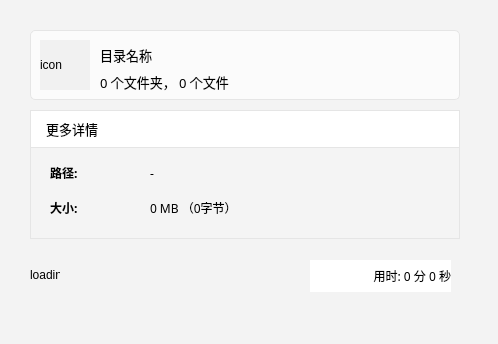
<?xml version="1.0" encoding="UTF-8"?>
<ui version="4.0">
 <class>DirProcess</class>
 <widget class="QDialog" name="DirProcess">
  <property name="geometry">
   <rect>
    <x>0</x>
    <y>0</y>
    <width>498</width>
    <height>344</height>
   </rect>
  </property>
  <property name="windowTitle">
   <string>Dialog</string>
  </property>
  <property name="styleSheet">
   <string notr="true">#DirProcess{
background:#f3f3f3;
}</string>
  </property>
  <widget class="QWidget" name="widget_info" native="true">
   <property name="geometry">
    <rect>
     <x>30</x>
     <y>30</y>
     <width>430</width>
     <height>70</height>
    </rect>
   </property>
   <property name="styleSheet">
    <string notr="true">#widget_info{
background:#FBFBFB;
border-radius:5px;
border:1px solid #E5E5E5;
}</string>
   </property>
   <widget class="QLabel" name="label_icon">
    <property name="geometry">
     <rect>
      <x>10</x>
      <y>10</y>
      <width>50</width>
      <height>50</height>
     </rect>
    </property>
    <property name="styleSheet">
     <string notr="true">#label_icon{
background:#f1f1f1;
}</string>
    </property>
    <property name="text">
     <string>icon</string>
    </property>
   </widget>
   <widget class="QLabel" name="label_dir_name">
    <property name="geometry">
     <rect>
      <x>70</x>
      <y>10</y>
      <width>340</width>
      <height>30</height>
     </rect>
    </property>
    <property name="font">
     <font>
      <family>微软雅黑</family>
      <pointsize>10</pointsize>
     </font>
    </property>
    <property name="styleSheet">
     <string notr="true">#label_dirname{
border:1px solid #ECECEC;
height:25px;
line-height:25px;
border-bottom:1px solid #8B8B8B;
border-radius:5px;
}</string>
    </property>
    <property name="text">
     <string>目录名称</string>
    </property>
   </widget>
   <widget class="QLabel" name="label_file_count">
    <property name="geometry">
     <rect>
      <x>70</x>
      <y>42</y>
      <width>340</width>
      <height>20</height>
     </rect>
    </property>
    <property name="font">
     <font>
      <family>微软雅黑</family>
      <pointsize>10</pointsize>
     </font>
    </property>
    <property name="text">
     <string>0 个文件夹， 0 个文件</string>
    </property>
   </widget>
  </widget>
  <widget class="QWidget" name="widget_preview" native="true">
   <property name="geometry">
    <rect>
     <x>30</x>
     <y>110</y>
     <width>430</width>
     <height>191</height>
    </rect>
   </property>
   <widget class="QLabel" name="btn_time_tip">
    <property name="geometry">
     <rect>
      <x>280</x>
      <y>150</y>
      <width>141</width>
      <height>32</height>
     </rect>
    </property>
    <property name="font">
     <font>
      <family>微软雅黑</family>
     </font>
    </property>
    <property name="styleSheet">
     <string notr="true">#btn_time_tip{
background:#ffffff;
color:#000;
}</string>
    </property>
    <property name="text">
     <string>用时: 0 分 0 秒</string>
    </property>
    <property name="alignment">
     <set>Qt::AlignRight|Qt::AlignTrailing|Qt::AlignVCenter</set>
    </property>
   </widget>
   <widget class="QWidget" name="widget_detail" native="true">
    <property name="geometry">
     <rect>
      <x>0</x>
      <y>0</y>
      <width>430</width>
      <height>38</height>
     </rect>
    </property>
    <property name="styleSheet">
     <string notr="true">#widget_detail{
background:#fff;
border:1px solid #E5E5E5;
}</string>
    </property>
    <widget class="QLabel" name="label">
     <property name="geometry">
      <rect>
       <x>16</x>
       <y>9</y>
       <width>54</width>
       <height>20</height>
      </rect>
     </property>
     <property name="font">
      <font>
       <family>微软雅黑</family>
       <pointsize>10</pointsize>
      </font>
     </property>
     <property name="text">
      <string>更多详情</string>
     </property>
    </widget>
   </widget>
   <widget class="QWidget" name="detail_content" native="true">
    <property name="geometry">
     <rect>
      <x>0</x>
      <y>38</y>
      <width>430</width>
      <height>91</height>
     </rect>
    </property>
    <property name="styleSheet">
     <string notr="true">#detail_content{
background:#f4f4f4;
border:1px solid #E5E5E5;
border-top:0px;
}</string>
    </property>
    <widget class="QLabel" name="_label_dir">
     <property name="geometry">
      <rect>
       <x>20</x>
       <y>15</y>
       <width>100</width>
       <height>20</height>
      </rect>
     </property>
     <property name="font">
      <font>
       <family>微软雅黑</family>
       <weight>75</weight>
       <bold>true</bold>
      </font>
     </property>
     <property name="text">
      <string>路径:</string>
     </property>
    </widget>
    <widget class="QLabel" name="label_dir_path">
     <property name="geometry">
      <rect>
       <x>120</x>
       <y>15</y>
       <width>280</width>
       <height>20</height>
      </rect>
     </property>
     <property name="font">
      <font>
       <family>微软雅黑</family>
       <pointsize>9</pointsize>
      </font>
     </property>
     <property name="text">
      <string>-</string>
     </property>
    </widget>
    <widget class="QLabel" name="_label_dir_2">
     <property name="geometry">
      <rect>
       <x>20</x>
       <y>50</y>
       <width>100</width>
       <height>20</height>
      </rect>
     </property>
     <property name="font">
      <font>
       <family>微软雅黑</family>
       <weight>75</weight>
       <bold>true</bold>
      </font>
     </property>
     <property name="text">
      <string>大小:</string>
     </property>
    </widget>
    <widget class="QLabel" name="label_size_tip">
     <property name="geometry">
      <rect>
       <x>120</x>
       <y>50</y>
       <width>280</width>
       <height>20</height>
      </rect>
     </property>
     <property name="font">
      <font>
       <family>微软雅黑</family>
       <pointsize>9</pointsize>
      </font>
     </property>
     <property name="text">
      <string>0 MB （0字节）</string>
     </property>
    </widget>
   </widget>
   <widget class="QLabel" name="label_loading">
    <property name="geometry">
     <rect>
      <x>0</x>
      <y>150</y>
      <width>30</width>
      <height>30</height>
     </rect>
    </property>
    <property name="text">
     <string>loading</string>
    </property>
   </widget>
  </widget>
 </widget>
 <resources/>
 <connections/>
</ui>
